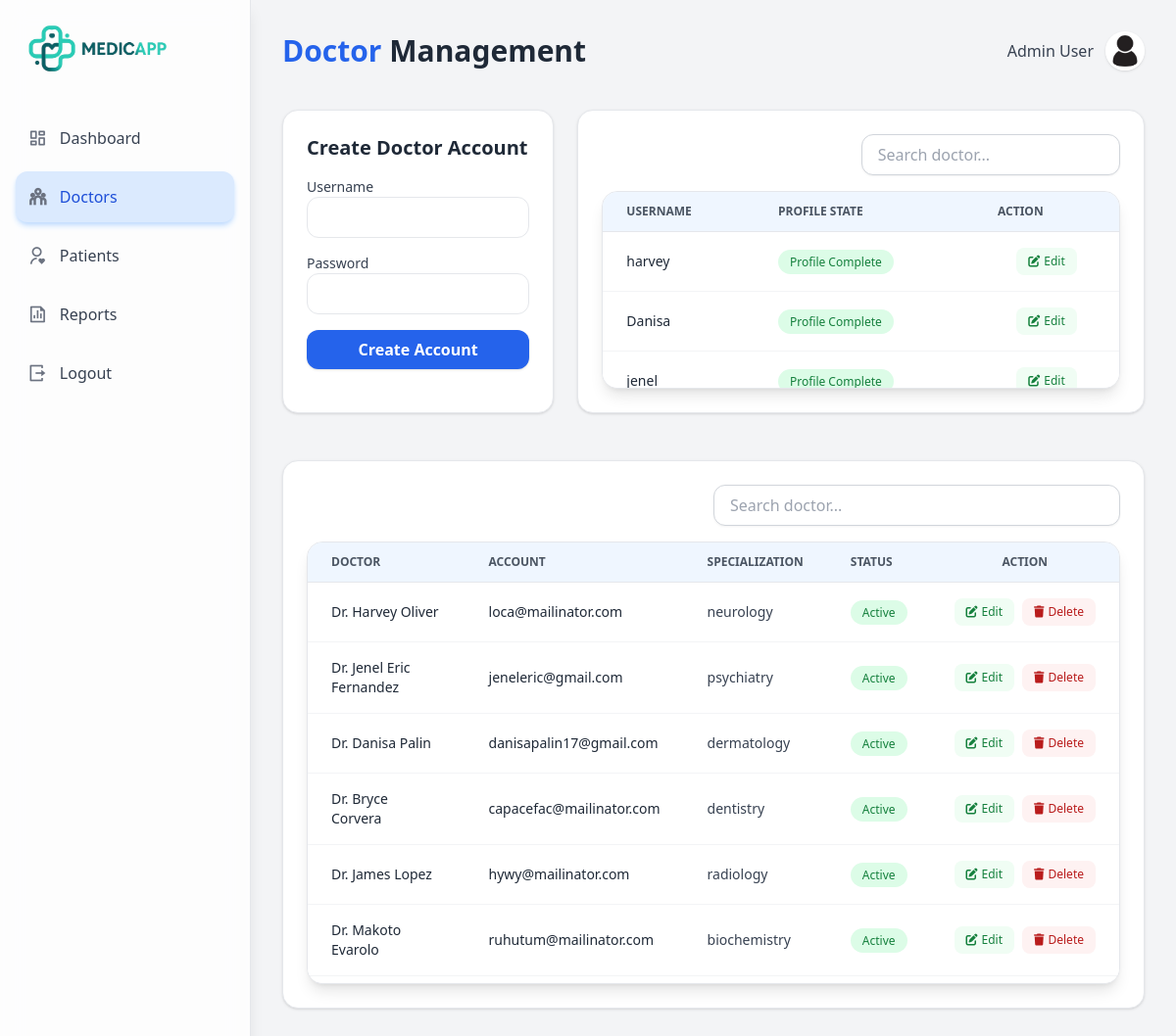
The page /admin/admin_doctors (signed in) on the database its author committed.
### app/models/account.py (models this page shows, shortened)
class Account(db.Model, UserMixin):
    __tablename__ = "account"
    account_id: Mapped[int] = mapped_column(
        Integer, primary_key=True, autoincrement=True
    )
    username: Mapped[str] = mapped_column(
        String(100), unique=True, nullable=False
    )
    password_hash: Mapped[str] = mapped_column(
        String(255), nullable=False
    )
    role: Mapped[str] = mapped_column(
        String(20), nullable=False
    )
    active: Mapped[bool] = mapped_column(
        Boolean, default=True, nullable=False
    )
    created_at: Mapped[datetime] = mapped_column(
        DateTime, default=datetime.utcnow
    )
    updated_at: Mapped[datetime] = mapped_column(
        DateTime,
        default=datetime.utcnow,
        onupdate=datetime.utcnow,
        nullable=False
    )
    last_login_at: Mapped[datetime] = mapped_column(           # ← NEW: tracks last login
        DateTime, default=datetime.utcnow, nullable=False
    )
    patient = relationship("Patient", back_populates="account", uselist=False)
    doctor = relationship("Doctor", back_populates="account", uselist=False)
    @property
    def is_authenticated(self):
        return True
    def is_admin(self) -> bool:
        return self.role == "admin"

### app/models/doctor.py (models this page shows)
class Doctor(db.Model):
    __tablename__ = "doctor"
    doctor_id: Mapped[int] = mapped_column(Integer, primary_key=True, autoincrement=True)
    account_id: Mapped[int] = mapped_column(ForeignKey("account.account_id"), unique=True)
    firstname: Mapped[str] = mapped_column(String(50), nullable=False)
    middlename: Mapped[str] = mapped_column(String(50), nullable=True)
    lastname: Mapped[str] = mapped_column(String(50), nullable=False)
    age: Mapped[int] = mapped_column(Integer, nullable=False)
    bloodtype: Mapped[str] = mapped_column(String(10), nullable=True)
    height: Mapped[str] = mapped_column(String(10), nullable=True)
    weight: Mapped[str] = mapped_column(String(10), nullable=True)
    specialization: Mapped[str] = mapped_column(String(100), nullable=True)
    gender: Mapped[str] = mapped_column(String(10), nullable=False)
    dob: Mapped[str] = mapped_column(String(10), nullable=False)
    pob: Mapped[str] = mapped_column(String(100), nullable=False)
    civilstatus: Mapped[str] = mapped_column(String(20), nullable=False)
    degree: Mapped[str] = mapped_column(String(100), nullable=False)
    nationality: Mapped[str] = mapped_column(String(100), nullable=False)
    religion: Mapped[str] = mapped_column(String(100), nullable=False)
    phone: Mapped[str] = mapped_column(String(20), nullable=False)
    email: Mapped[str] = mapped_column(String(100), nullable=False)
    profile_image: Mapped[str | None] = mapped_column(String(255), nullable=True)
    status: Mapped[str] = mapped_column(String(50), nullable=False, default='active')
    created_at: Mapped[datetime] = mapped_column(DateTime, default=datetime.utcnow, nullable=False)
    account: Mapped["Account"] = relationship(back_populates="doctor")
    appointments: Mapped[list["Appointment"]] = relationship(back_populates="doctor")
    records: Mapped[list["MedicalRecord"]] = relationship(back_populates="doctor")
    doctor_schedule: Mapped["Doctor_Schedule"] = relationship(back_populates="doctor")
    secretary: Mapped["Doctor_Secretary"] = relationship(back_populates="doctor")

### app/routes/admin/doctors.py (the view, shortened to what this page needs)
@admin_bp.route('/admin_doctors', methods=['GET', 'POST'])
@admin_required
def admin_doctors():
    account_id = request.args.get('account_id', type=int)
    edit_account = Account.query.get(account_id) if account_id else None
    doctors = Doctor.query.all()
    doctors_data = [
        {
            "doctor_id": d.doctor_id,
            "account_id": d.account_id,
            "firstname": d.firstname,
            "middlename": d.middlename,
            "lastname": d.lastname,
            "gender": d.gender,
            "dob": d.dob,
            "pob": d.pob,
            "bloodtype": d.bloodtype,
            "civilstatus": d.civilstatus,
            "nationality": d.nationality,
            "religion": d.religion,
            "phone": d.phone,
            "email": d.email,
            "age": d.age,
            "specialization": d.specialization,
            "profile_image": d.profile_image,
            "full_name": " ".join(filter(None, [
                d.firstname,
                d.middlename,
                d.lastname
            ]))
        }
        for d in doctors
    ]
    accounts = (
        db.session.query(Account)
        .outerjoin(Doctor, Doctor.account_id == Account.account_id)
        .filter(Account.role == 'doctor')
        .all()
    )
    return render_template('admin/admin_doctors.html',
                           accounts=accounts,
                           doctors=doctors_data,
                           edit_account=edit_account
                           )

### app/routes/auth/login.py (called while the page is built)
@login_manager.user_loader
def load_user(account_id):
    return Account.query.get(int(account_id))

### app/utils/admin_only.py (called while the page is built)
def admin_required(f):
    @wraps(f)
    def decorated_function(*args, **kwargs):
        if not current_user.is_authenticated or not current_user.is_admin():
            abort(403)
        return f(*args, **kwargs)
    return decorated_function

### app/templates/admin/admin_doctors.html (shortened to what this page needs)
{% extends 'base/layout.html' %}
{% block content %}
<div class="w-full flex bg-gray-100">
    {% include 'admin/admin_sidebar.html' %}
    <div class="flex-1 p-8">
        <div class="flex justify-between items-center mb-10">
            <h1 class="text-3xl font-bold text-gray-800">
                <span class="text-blue-600">Doctor</span> Management
            </h1>
            <div class="flex justify-end items-center gap-3">
                <span class="font-medium text-gray-700">Admin User</span>
                <img src="{{ url_for('static', filename='img/profile.jpg')}}"
                        alt="profile"
                        class="rounded-full w-10 h-10 shadow hover:scale-105 transition">
            </div>
        </div>
        <div class="grid grid-cols-3 gap-6">
            <div class="col-span-1 bg-white rounded-2xl shadow p-6 border">
                <h2 class="text-xl font-semibold text-gray-800 mb-4">
                    {{ 'Edit Doctor Account' if edit_account else 'Create Doctor Account' }}
                </h2>
                <form id="accountForm" method="POST" class="space-y-4">
                <div>
                    <label class="block text-sm font-medium text-gray-700">Username</label>
                    <input type="username" name="username"
                        value="{{ edit_account.username if edit_account else '' }}"
                        required
                        class="w-full px-4 py-2 border rounded-xl focus:ring-2 focus:ring-blue-500 outline-none">
                </div>
                <div>
                    <label class="block text-sm font-medium text-gray-700">
                        Password
                    </label>
                    <input type="password" name="password"
                        class="w-full px-4 py-2 border rounded-xl focus:ring-2 focus:ring-blue-500 outline-none">
                </div>
                <button type="submit"
                    class="w-full py-2 bg-blue-600 text-white font-semibold rounded-xl shadow hover:bg-blue-700 transition"
                    onclick="refreshAccounts()">
                    {{ 'Update Account' if edit_account else 'Create Account' }}
                </button>
            </form>
            </div>
            <div class="col-span-2 bg-white rounded-2xl shadow p-6 border">
                <div class="mb-4 flex justify-end">
                    <input type="text"
                        class="w-1/2 px-4 py-2 rounded-xl border border-gray-300 shadow-sm focus:ring-2 focus:ring-blue-500 outline-none transition"
                        placeholder="Search doctor..."
                        name="q"
                        hx-get="/search"
                        hx-trigger="keyup changed delay:500ms"
                        hx-target="#results">
                </div>
                <div class="bg-white shadow-lg rounded-2xl border border-gray-200 overflow-hidden">
                    <div class="max-h-[200px] overflow-y-auto">
                        <table class="min-w-full divide-y divide-gray-200">
                            <thead class="bg-blue-50 sticky top-0 z-10">
                                <tr>
                                    <th class="px-6 py-3 text-left text-xs font-semibold text-gray-600 uppercase">Username</th>
                                    <th class="px-6 py-3 text-left text-xs font-semibold text-gray-600 uppercase">Profile State</th>
                                    <th class="px-6 py-3 text-left text-xs font-semibold text-gray-600 uppercase">Action</th>
                                </tr>
                            </thead>
                            <tbody id="accountsResults" class="divide-y divide-gray-100 bg-white transition-opacity duration-300">
                                {% include 'admin/partials/accounts_table_body.html' %}
                            </tbody>
                        </table>
                    </div>
                </div>
            </div>
        </div>
        <div class="w-full bg-white rounded-2xl shadow p-6 border mt-12">
            <div class="mb-4 flex justify-end">
                <input type="text"
                    class="w-1/2 px-4 py-2 rounded-xl border border-gray-300 shadow-sm focus:ring-2 focus:ring-blue-500 outline-none transition"
                    placeholder="Search doctor..."
                    name="q"
                    hx-get="/search"
                    hx-trigger="keyup changed delay:500ms"
                    hx-target="#results">
            </div>
            <div class="bg-white shadow-lg rounded-2xl border border-gray-200 overflow-hidden">
                <div class="max-h-[450px] overflow-y-auto">
                    <table class="min-w-full divide-y divide-gray-200">
                        <thead class="bg-blue-50">
                            <tr>
                                <th class="px-6 py-3 text-left text-xs font-semibold text-gray-600 uppercase">Doctor</th>
                                <th class="px-6 py-3 text-left text-xs font-semibold text-gray-600 uppercase">Account</th>
                                <th class="px-6 py-3 text-left text-xs font-semibold text-gray-600 uppercase">Specialization</th>
                                <th class="px-6 py-3 text-left text-xs font-semibold text-gray-600 uppercase">Status</th>
                                <th class="px-6 py-3 text-left text-xs font-semibold text-gray-600 uppercase flex justify-center">Action</th>
                            </tr>
                        </thead>
                        <tbody id="doctorsResults" class="divide-y divide-gray-100 bg-white">
                            {% for doctor in doctors %}
                            <tr class="hover:bg-blue-50 transition">
                                <td class="px-6 py-4 text-sm font-medium text-gray-800">
                                    Dr. {{ doctor.firstname }} {{ doctor.lastname }}
                                </td>
                                <td class="px-6 py-4 text-sm font-medium text-gray-800">
                                    {{ doctor.email }}
                                </td>
                                <td class="px-6 py-4 text-sm text-gray-700">
                                    {{ doctor.specialization }}
                                </td>
                                <td class="px-6 py-4 text-sm">
                                    <span class="px-3 py-1 rounded-full text-xs font-medium
                                                bg-green-100 text-green-700">
                                        Active
                                    </span>
                                </td>
                                <td class="px-6 py-4 whitespace-nowrap text-center">
                                    <div class="flex items-center justify-center gap-2">
                                        <a href="{{ url_for('admin.edit_doctor', doctor_id=doctor.doctor_id) }}"
                                           class="inline-flex items-center gap-1 px-3 py-1.5 text-xs font-medium text-green-700 bg-green-50 rounded-lg hover:bg-green-100 transition"
                                           title="Edit Doctor">
                                            <i class="fas fa-edit"></i>
                                            Edit
                                        </a>
                                        <button onclick="confirmDelete({{ doctor.doctor_id }}, '{{ doctor.firstname }} {{ doctor.lastname }}')"
                                                class="inline-flex items-center gap-1 px-3 py-1.5 text-xs font-medium text-red-700 bg-red-50 rounded-lg hover:bg-red-100 transition"
                                                title="Delete Doctor">
                                            <i class="fas fa-trash"></i>
                                            Delete
                                        </button>
                                    </div>
                                </td>
                            </tr>
                            {% endfor %}
                        </tbody>
                    </table>
                </div>
            </div>
        </div>
    </div>
</div>
{% endblock %}

### app/templates/admin/partials/accounts_table_body.html (shortened to what this page needs)
{% for account in accounts %}
<tr class="hover:bg-blue-50 transition">
    <td class="px-6 py-4 text-sm font-medium text-gray-800">
        {{ account.username }}
    </td>
    <td class="px-6 py-4 text-sm">
        {% if account.doctor %}
            <span class="px-3 py-1 rounded-full text-xs font-medium bg-green-100 text-green-700">
                Profile Complete
            </span>
        {% endif %}
    </td>
    <td class="px-6 py-4 whitespace-nowrap text-center">
        <div class="flex items-center justify-center gap-2">
            <a href="{{ url_for('admin.admin_doctors', account_id=account.account_id) }}"
                class="inline-flex items-center gap-1 px-3 py-1.5 text-xs font-medium text-green-700 bg-green-50 rounded-lg hover:bg-green-100 transition"
                title="Edit Account">
                <i class="fas fa-edit"></i>
                Edit
            </a>
        </div>
    </td>
</tr>
{% endfor %}

### rows shown on the page
Account: username "harvey"
Account: username "Danisa"
Account: username "jenel"
Doctor: firstname "Harvey", lastname "Oliver", email "loca@mailinator.com", specialization "neurology"
Doctor: firstname "Jenel Eric", lastname "Fernandez", email "jeneleric@gmail.com", specialization "psychiatry"
Doctor: firstname "Danisa", lastname "Palin", email "danisapalin17@gmail.com", specialization "dermatology"
Doctor: firstname "Bryce", lastname "Corvera", email "capacefac@mailinator.com", specialization "dentistry"
Doctor: firstname "James", lastname "Lopez", email "hywy@mailinator.com", specialization "radiology"
Doctor: firstname "Makoto", lastname "Evarolo", email "ruhutum@mailinator.com", specialization "biochemistry"

### other values the page prints
{{ 'Edit Doctor Account' if edit_account else 'Create Doctor Account' }} "Create Doctor Account"
{{ 'Update Account' if edit_account else 'Create Account' }} "Create Account"
